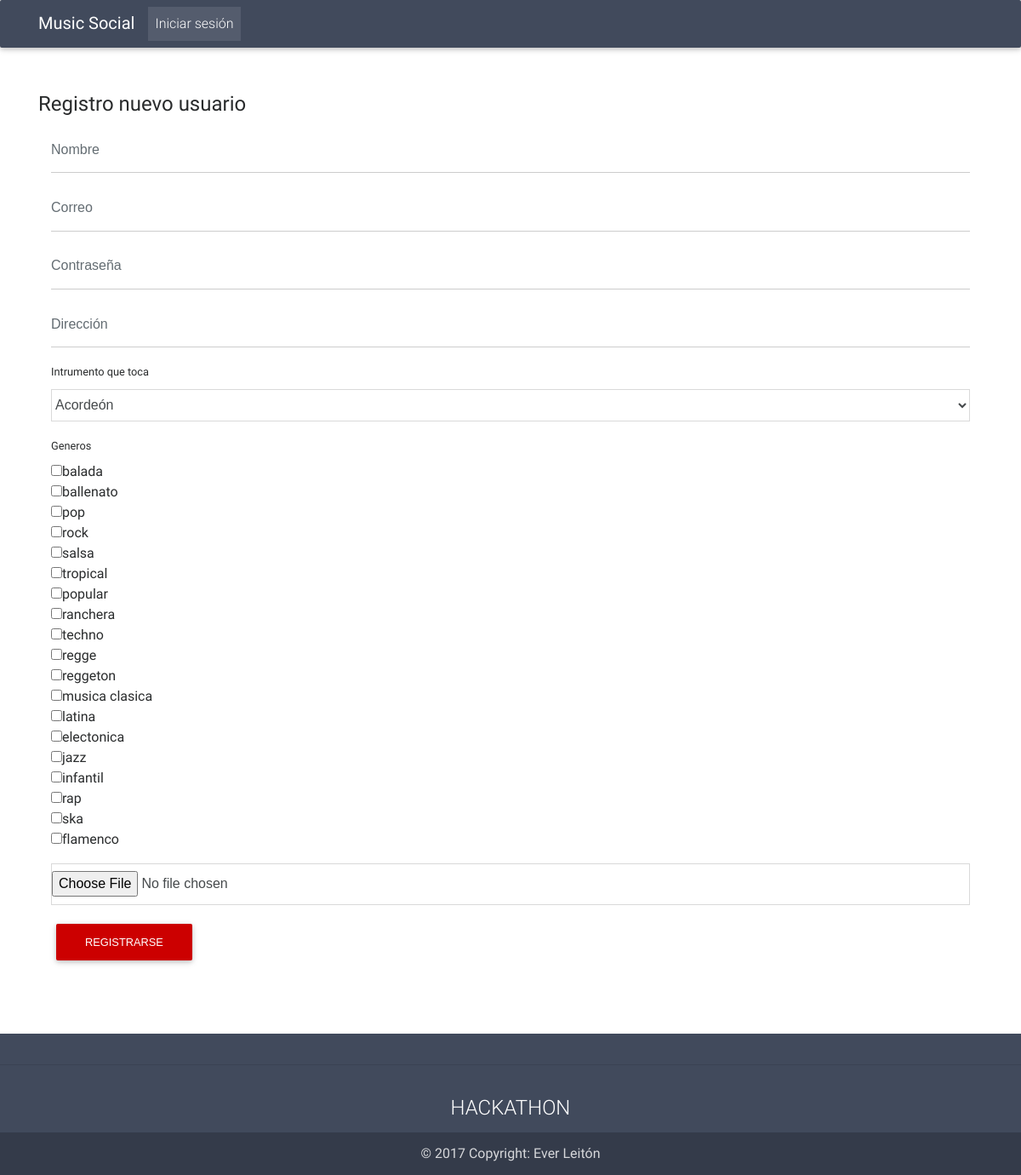
Page /index.php/musico/registro on the committed database.
### tables this page shows
CREATE TABLE `generos` (
  `id` int(11) NOT NULL,
  `genero` varchar(100) NOT NULL
);

### application/controllers/Musico.php (called while the page is built, shortened)
<?php
class Musico extends CI_Controller {
	public function registro(){
		$this->load->view('/Inicio/registro');
	}
}

### index.php (called while the page is built, shortened)
<?php
require_once BASEPATH.'core/CodeIgniter.php';

### application/views/Inicio/registro.php (the view, shortened to what this page needs)
<!DOCTYPE html>
<html lang="en">
<head>
  <link rel="stylesheet" href="https://maxcdn.bootstrapcdn.com/font-awesome/4.6.0/css/font-awesome.min.css">
  <link href="<?php echo base_url(); ?>css/bootstrap.min.css" rel="stylesheet">
  <link href="<?php echo base_url(); ?>css/mdb.min.css" rel="stylesheet">
  <link href="<?php echo base_url(); ?>css/style.css" rel="stylesheet">
  <?php
  $conexion =new mysqli("localhost", "root", "", "musicsocial");
  $instrumentos= "SELECT * FROM instrumentos ";
  $Resultadoinstrumentos = $conexion->query($instrumentos);
  $generos= "SELECT * FROM generos ";
  $Resultadogeneros = $conexion->query($generos);
   ?>
</head>
<body>
  <header>
    <nav class="navbar navbar-toggleable-md navbar-dark">
      <div class="container">
        <a class="navbar-brand" href="#">
          <strong>Music Social</strong>
        </a>
        <div class="collapse navbar-collapse" id="navbarNav1">
          <ul class="navbar-nav mr-auto">
            <li class="nav-item active">
              <a class="nav-link" href="<?php echo base_url(); ?>">Iniciar sesión <span class="sr-only">(current)</span></a>
            </li>
          </ul>
        </div>
      </div>
    </nav>
  </header>
  <main>
    <div class="container">
      <form class="form-horizontal" method="post"  action="<?php echo base_url('index.php/Musico/insert'); ?>" enctype="multipart/form-data">
        <fieldset>
          <legend>Registro nuevo usuario</legend>
          <div class="form-group">
            <div class="col-md-12">
              <input id="nombre" name="nombre" type="text" placeholder="Nombre" class="form-control input-md" required="">
            </div>
          </div>
          <div class="form-group">
            <div class="col-md-12">
              <input id="correo" name="correo" type="text" placeholder="Correo" class="form-control input-md" required="">
            </div>
          </div>
          <div class="form-group">
            <div class="col-md-12">
              <input id="pass" name="pass" type="password" placeholder="Contraseña" class="form-control input-md" required="">
            </div>
          </div>
          <div class="form-group">
            <div class="col-md-12">
              <input id="direccion" name="direccion" type="text" placeholder="Dirección" class="form-control input-md" required="">
            </div>
          </div>
          <div class="form-group">
            <label class="col-md-12 control-label" for="instrumento">Intrumento que toca</label>
            <div class="col-md-12">
              <select id="instrumento" name="instrumento" class="form-control">
                <?php    while ($row = $Resultadoinstrumentos->fetch_assoc()) { ?>
                 <option value="<?php echo $row['id'];?>"><?php echo $row['instrumento'];?></option>
                 <?php  } ?>
              </select>
            </div>
          </div>
          <div class="form-group">
            <label class="col-md-12 control-label" for="genero">Generos</label>
            <div class="col-md-12">
                <?php    while ($row = $Resultadogeneros->fetch_assoc()) { ?>
                 <input type="checkbox" name="genero[]" value="<?php echo $row['id'];?>"><?php echo $row['genero'];?><br>
                 <?php  } ?>
            </div>
          </div>
          <div class="form-group">
            <div class="col-md-12">
              <input id="imagen" name="imagen" type="file"  accept="image/*"placeholder="Foto" class="form-control input-md form-group is-empty is-fileinput" required="">
            </div>
          </div>
          <div class="form-group">
            <div class="col-md-4">
              <button id="Registrarse" name="Registrarse" class="btn btn-danger">Registrarse</button>
            </div>
          </div>
        </div>
      </main>
      <footer class="page-footer center-on-small-only">
        <hr>
        <div class="call-to-action">
          <h4>HACKATHON</h4>
        </div>
        <div class="footer-copyright">
          <div class="container-fluid">
            © 2017 Copyright: Ever Leitón
          </div>
        </div>
      </footer>
    </body>
    </html>

### application/views/Inicio/registro.php (style rules this page uses)
main { padding-top: 3rem; padding-bottom: 2rem; }
.navbar { background-color: #414a5c; }
footer.page-footer { background-color: #414a5c; margin-top: 2rem; }

### rows in the picture
generos: genero "balada"
generos: genero "ballenato"
generos: genero "pop"
generos: genero "rock"
generos: genero "salsa"
generos: genero "tropical"
generos: genero "popular"
generos: genero "ranchera"
generos: genero "techno"
generos: genero "regge"
generos: genero "reggeton"
generos: genero "musica clasica"
generos: genero "latina"
generos: genero "electonica"
generos: genero "jazz"
generos: genero "infantil"
generos: genero "rap"
generos: genero "ska"
generos: genero "flamenco"

### other values in the picture
form field instrumento "Acordeón"
